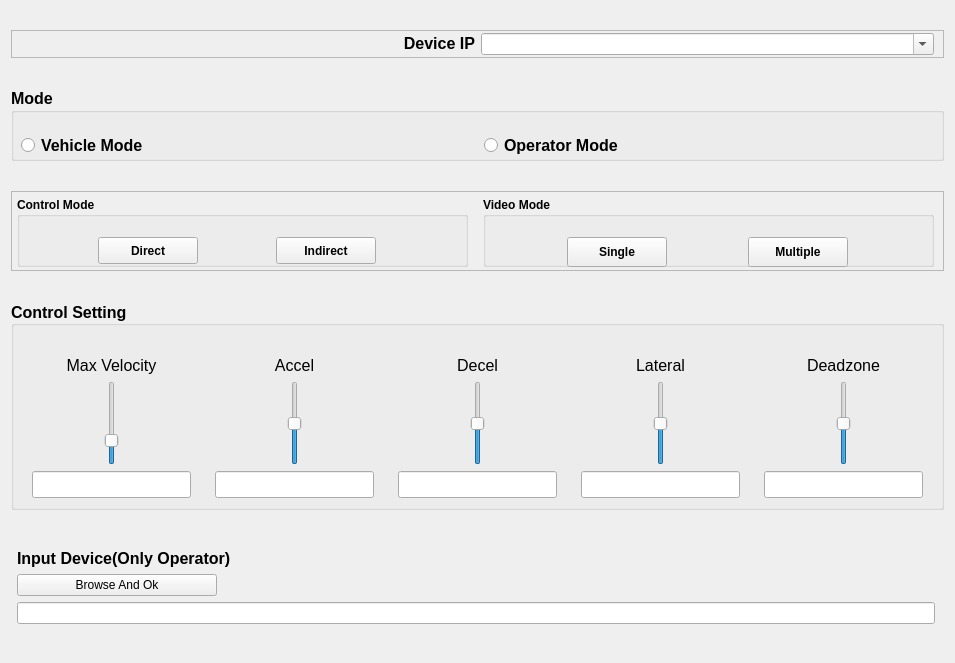
         <widget class="QWidget" name="page_setting">
          <layout class="QVBoxLayout" name="verticalLayout_3">
           <property name="spacing">
            <number>30</number>
           </property>
           <property name="topMargin">
            <number>30</number>
           </property>
           <property name="bottomMargin">
            <number>30</number>
           </property>
           <item alignment="Qt::AlignTop">
            <widget class="QFrame" name="frame_18">
             <property name="sizePolicy">
              <sizepolicy hsizetype="Preferred" vsizetype="Fixed">
               <horstretch>0</horstretch>
               <verstretch>0</verstretch>
              </sizepolicy>
             </property>
             <property name="frameShape">
              <enum>QFrame::StyledPanel</enum>
             </property>
             <property name="frameShadow">
              <enum>QFrame::Raised</enum>
             </property>
             <layout class="QHBoxLayout" name="horizontalLayout_20">
              <property name="topMargin">
               <number>2</number>
              </property>
              <property name="bottomMargin">
               <number>2</number>
              </property>
              <item>
               <widget class="QLabel" name="label">
                <property name="sizePolicy">
                 <sizepolicy hsizetype="Preferred" vsizetype="Fixed">
                  <horstretch>0</horstretch>
                  <verstretch>0</verstretch>
                 </sizepolicy>
                </property>
                <property name="font">
                 <font>
                  <pointsize>12</pointsize>
                  <weight>75</weight>
                  <bold>true</bold>
                 </font>
                </property>
                <property name="text">
                 <string>Device IP</string>
                </property>
                <property name="alignment">
                 <set>Qt::AlignRight|Qt::AlignTrailing|Qt::AlignVCenter</set>
                </property>
               </widget>
              </item>
              <item>
               <widget class="QComboBox" name="ComboBox_IpAddressDevice">
                <property name="editable">
                 <bool>true</bool>
                </property>
               </widget>
              </item>
             </layout>
            </widget>
           </item>
           <item>
            <widget class="QFrame" name="frame_Mode">
             <property name="sizePolicy">
              <sizepolicy hsizetype="Preferred" vsizetype="Preferred">
               <horstretch>0</horstretch>
               <verstretch>0</verstretch>
              </sizepolicy>
             </property>
             <property name="minimumSize">
              <size>
               <width>0</width>
               <height>60</height>
              </size>
             </property>
             <property name="font">
              <font>
               <pointsize>11</pointsize>
              </font>
             </property>
             <property name="frameShape">
              <enum>QFrame::NoFrame</enum>
             </property>
             <property name="frameShadow">
              <enum>QFrame::Raised</enum>
             </property>
             <layout class="QVBoxLayout" name="verticalLayout_8">
              <property name="spacing">
               <number>0</number>
              </property>
              <property name="leftMargin">
               <number>0</number>
              </property>
              <property name="topMargin">
               <number>0</number>
              </property>
              <property name="rightMargin">
               <number>0</number>
              </property>
              <property name="bottomMargin">
               <number>0</number>
              </property>
              <item alignment="Qt::AlignTop">
               <widget class="QGroupBox" name="groupBox_Mode">
                <property name="sizePolicy">
                 <sizepolicy hsizetype="Preferred" vsizetype="Expanding">
                  <horstretch>0</horstretch>
                  <verstretch>0</verstretch>
                 </sizepolicy>
                </property>
                <property name="minimumSize">
                 <size>
                  <width>0</width>
                  <height>50</height>
                 </size>
                </property>
                <property name="font">
                 <font>
                  <pointsize>12</pointsize>
                  <weight>75</weight>
                  <bold>true</bold>
                 </font>
                </property>
                <property name="layoutDirection">
                 <enum>Qt::LeftToRight</enum>
                </property>
                <property name="title">
                 <string>Mode</string>
                </property>
                <property name="flat">
                 <bool>false</bool>
                </property>
                <layout class="QHBoxLayout" name="horizontalLayout_7">
                 <property name="leftMargin">
                  <number>7</number>
                 </property>
                 <property name="topMargin">
                  <number>20</number>
                 </property>
                 <property name="rightMargin">
                  <number>0</number>
                 </property>
                 <property name="bottomMargin">
                  <number>0</number>
                 </property>
                 <item alignment="Qt::AlignVCenter">
                  <widget class="QRadioButton" name="radioButton_Vehicle">
                   <property name="text">
                    <string>Vehicle Mode</string>
                   </property>
                  </widget>
                 </item>
                 <item>
                  <widget class="QRadioButton" name="radioButton_Operator">
                   <property name="text">
                    <string>Operator Mode</string>
                   </property>
                  </widget>
                 </item>
                </layout>
               </widget>
              </item>
             </layout>
            </widget>
           </item>
           <item>
            <widget class="QFrame" name="frame_7">
             <property name="sizePolicy">
              <sizepolicy hsizetype="Preferred" vsizetype="Expanding">
               <horstretch>0</horstretch>
               <verstretch>0</verstretch>
              </sizepolicy>
             </property>
             <property name="minimumSize">
              <size>
               <width>0</width>
               <height>80</height>
              </size>
             </property>
             <property name="maximumSize">
              <size>
               <width>16777215</width>
               <height>80</height>
              </size>
             </property>
             <property name="frameShape">
              <enum>QFrame::StyledPanel</enum>
             </property>
             <property name="frameShadow">
              <enum>QFrame::Raised</enum>
             </property>
             <layout class="QHBoxLayout" name="horizontalLayout_16">
              <property name="spacing">
               <number>15</number>
              </property>
              <property name="leftMargin">
               <number>5</number>
              </property>
              <property name="topMargin">
               <number>5</number>
              </property>
              <property name="bottomMargin">
               <number>40</number>
              </property>
              <item>
               <widget class="QGroupBox" name="groupBox">
                <property name="sizePolicy">
                 <sizepolicy hsizetype="Preferred" vsizetype="Preferred">
                  <horstretch>0</horstretch>
                  <verstretch>0</verstretch>
                 </sizepolicy>
                </property>
                <property name="minimumSize">
                 <size>
                  <width>0</width>
                  <height>70</height>
                 </size>
                </property>
                <property name="maximumSize">
                 <size>
                  <width>16777215</width>
                  <height>70</height>
                 </size>
                </property>
                <property name="font">
                 <font>
                  <weight>75</weight>
                  <bold>true</bold>
                 </font>
                </property>
                <property name="title">
                 <string>Control Mode</string>
                </property>
                <layout class="QHBoxLayout" name="horizontalLayout_17">
                 <property name="spacing">
                  <number>0</number>
                 </property>
                 <property name="leftMargin">
                  <number>0</number>
                 </property>
                 <property name="topMargin">
                  <number>20</number>
                 </property>
                 <property name="bottomMargin">
                  <number>0</number>
                 </property>
                 <item>
                  <widget class="QPushButton" name="PushButton_DirectControl">
                   <property name="sizePolicy">
                    <sizepolicy hsizetype="Expanding" vsizetype="Preferred">
                     <horstretch>0</horstretch>
                     <verstretch>0</verstretch>
                    </sizepolicy>
                   </property>
                   <property name="maximumSize">
                    <size>
                     <width>100</width>
                     <height>30</height>
                    </size>
                   </property>
                   <property name="text">
                    <string>Direct</string>
                   </property>
                  </widget>
                 </item>
                 <item>
                  <widget class="QPushButton" name="PushButton_IndirectControl">
                   <property name="sizePolicy">
                    <sizepolicy hsizetype="Expanding" vsizetype="Preferred">
                     <horstretch>0</horstretch>
                     <verstretch>0</verstretch>
                    </sizepolicy>
                   </property>
                   <property name="maximumSize">
                    <size>
                     <width>100</width>
                     <height>30</height>
                    </size>
                   </property>
                   <property name="text">
                    <string>Indirect</string>
                   </property>
                  </widget>
                 </item>
                </layout>
               </widget>
              </item>
              <item>
               <widget class="QGroupBox" name="groupBox_2">
                <property name="sizePolicy">
                 <sizepolicy hsizetype="Preferred" vsizetype="Preferred">
                  <horstretch>0</horstretch>
                  <verstretch>0</verstretch>
                 </sizepolicy>
                </property>
                <property name="minimumSize">
                 <size>
                  <width>0</width>
                  <height>70</height>
                 </size>
                </property>
                <property name="maximumSize">
                 <size>
                  <width>16777215</width>
                  <height>70</height>
                 </size>
                </property>
                <property name="font">
                 <font>
                  <weight>75</weight>
                  <bold>true</bold>
                 </font>
                </property>
                <property name="title">
                 <string>Video Mode</string>
                </property>
                <layout class="QHBoxLayout" name="horizontalLayout_18">
                 <property name="spacing">
                  <number>0</number>
                 </property>
                 <property name="leftMargin">
                  <number>0</number>
                 </property>
                 <property name="topMargin">
                  <number>20</number>
                 </property>
                 <property name="rightMargin">
                  <number>0</number>
                 </property>
                 <property name="bottomMargin">
                  <number>0</number>
                 </property>
                 <item>
                  <widget class="QPushButton" name="PushButton_VideoMode_Single">
                   <property name="sizePolicy">
                    <sizepolicy hsizetype="Expanding" vsizetype="Preferred">
                     <horstretch>0</horstretch>
                     <verstretch>0</verstretch>
                    </sizepolicy>
                   </property>
                   <property name="minimumSize">
                    <size>
                     <width>0</width>
                     <height>30</height>
                    </size>
                   </property>
                   <property name="maximumSize">
                    <size>
                     <width>100</width>
                     <height>30</height>
                    </size>
                   </property>
                   <property name="text">
                    <string>Single</string>
                   </property>
                  </widget>
                 </item>
                 <item alignment="Qt::AlignVCenter">
                  <widget class="QPushButton" name="PushButton_VideoMode_Multiple">
                   <property name="sizePolicy">
                    <sizepolicy hsizetype="Expanding" vsizetype="Preferred">
                     <horstretch>0</horstretch>
                     <verstretch>0</verstretch>
                    </sizepolicy>
                   </property>
                   <property name="minimumSize">
                    <size>
                     <width>0</width>
                     <height>30</height>
                    </size>
                   </property>
                   <property name="maximumSize">
                    <size>
                     <width>100</width>
                     <height>30</height>
                    </size>
                   </property>
                   <property name="text">
                    <string>Multiple</string>
                   </property>
                  </widget>
                 </item>
                </layout>
               </widget>
              </item>
             </layout>
            </widget>
           </item>
           <item>
            <widget class="QGroupBox" name="groupBox_ControlSense">
             <property name="sizePolicy">
              <sizepolicy hsizetype="Preferred" vsizetype="Expanding">
               <horstretch>0</horstretch>
               <verstretch>0</verstretch>
              </sizepolicy>
             </property>
             <property name="font">
              <font>
               <pointsize>12</pointsize>
               <weight>75</weight>
               <bold>true</bold>
              </font>
             </property>
             <property name="inputMethodHints">
              <set>Qt::ImhNone</set>
             </property>
             <property name="title">
              <string>Control Setting</string>
             </property>
             <property name="alignment">
              <set>Qt::AlignLeading|Qt::AlignLeft|Qt::AlignVCenter</set>
             </property>
             <layout class="QHBoxLayout" name="horizontalLayout_6">
              <property name="topMargin">
               <number>30</number>
              </property>
              <item>
               <widget class="QFrame" name="frame_38">
                <property name="frameShape">
                 <enum>QFrame::NoFrame</enum>
                </property>
                <property name="frameShadow">
                 <enum>QFrame::Raised</enum>
                </property>
                <layout class="QVBoxLayout" name="verticalLayout_52">
                 <property name="topMargin">
                  <number>0</number>
                 </property>
                 <property name="bottomMargin">
                  <number>0</number>
                 </property>
                 <item>
                  <widget class="QLabel" name="label_MaxVelocity">
                   <property name="sizePolicy">
                    <sizepolicy hsizetype="Preferred" vsizetype="Fixed">
                     <horstretch>0</horstretch>
                     <verstretch>0</verstretch>
                    </sizepolicy>
                   </property>
                   <property name="font">
                    <font>
                     <weight>50</weight>
                     <bold>false</bold>
                    </font>
                   </property>
                   <property name="text">
                    <string>Max Velocity</string>
                   </property>
                   <property name="alignment">
                    <set>Qt::AlignCenter</set>
                   </property>
                  </widget>
                 </item>
                 <item>
                  <widget class="QSlider" name="verticalSlider_MaxVelocity">
                   <property name="sizePolicy">
                    <sizepolicy hsizetype="Preferred" vsizetype="Expanding">
                     <horstretch>0</horstretch>
                     <verstretch>0</verstretch>
                    </sizepolicy>
                   </property>
                   <property name="minimum">
                    <number>10</number>
                   </property>
                   <property name="maximum">
                    <number>50</number>
                   </property>
                   <property name="value">
                    <number>20</number>
                   </property>
                   <property name="orientation">
                    <enum>Qt::Vertical</enum>
                   </property>
                   <property name="tickPosition">
                    <enum>QSlider::NoTicks</enum>
                   </property>
                   <property name="tickInterval">
                    <number>1</number>
                   </property>
                  </widget>
                 </item>
                 <item>
                  <widget class="QLineEdit" name="lineEdit_MaxVelocity">
                   <property name="sizePolicy">
                    <sizepolicy hsizetype="Preferred" vsizetype="Fixed">
                     <horstretch>0</horstretch>
                     <verstretch>0</verstretch>
                    </sizepolicy>
                   </property>
                   <property name="text">
                    <string/>
                   </property>
                   <property name="alignment">
                    <set>Qt::AlignCenter</set>
                   </property>
                  </widget>
                 </item>
                </layout>
               </widget>
              </item>
              <item>
               <widget class="QFrame" name="frame_14">
                <property name="frameShape">
                 <enum>QFrame::NoFrame</enum>
                </property>
                <property name="frameShadow">
                 <enum>QFrame::Raised</enum>
                </property>
                <layout class="QVBoxLayout" name="verticalLayout_48">
                 <property name="topMargin">
                  <number>0</number>
                 </property>
                 <property name="bottomMargin">
                  <number>0</number>
                 </property>
                 <item>
                  <widget class="QLabel" name="label_ControlAccel">
                   <property name="sizePolicy">
                    <sizepolicy hsizetype="Preferred" vsizetype="Fixed">
                     <horstretch>0</horstretch>
                     <verstretch>0</verstretch>
                    </sizepolicy>
                   </property>
                   <property name="font">
                    <font>
                     <weight>50</weight>
                     <bold>false</bold>
                    </font>
                   </property>
                   <property name="text">
                    <string>Accel</string>
                   </property>
                   <property name="alignment">
                    <set>Qt::AlignCenter</set>
                   </property>
                  </widget>
                 </item>
                 <item>
                  <widget class="QSlider" name="verticalSlider_ControlAccel">
                   <property name="sizePolicy">
                    <sizepolicy hsizetype="Preferred" vsizetype="Expanding">
                     <horstretch>0</horstretch>
                     <verstretch>0</verstretch>
                    </sizepolicy>
                   </property>
                   <property name="font">
                    <font>
                     <pointsize>11</pointsize>
                    </font>
                   </property>
                   <property name="minimum">
                    <number>1</number>
                   </property>
                   <property name="maximum">
                    <number>100</number>
                   </property>
                   <property name="value">
                    <number>50</number>
                   </property>
                   <property name="orientation">
                    <enum>Qt::Vertical</enum>
                   </property>
                   <property name="tickPosition">
                    <enum>QSlider::NoTicks</enum>
                   </property>
                   <property name="tickInterval">
                    <number>1</number>
                   </property>
                  </widget>
                 </item>
                 <item>
                  <widget class="QLineEdit" name="lineEdit_ControlAccel">
                   <property name="sizePolicy">
                    <sizepolicy hsizetype="Preferred" vsizetype="Fixed">
                     <horstretch>0</horstretch>
                     <verstretch>0</verstretch>
                    </sizepolicy>
                   </property>
                   <property name="text">
                    <string/>
                   </property>
                   <property name="cursorPosition">
                    <number>0</number>
                   </property>
                   <property name="alignment">
                    <set>Qt::AlignCenter</set>
                   </property>
                  </widget>
                 </item>
                </layout>
               </widget>
              </item>
              <item>
               <widget class="QFrame" name="frame_35">
                <property name="frameShape">
                 <enum>QFrame::NoFrame</enum>
                </property>
                <property name="frameShadow">
                 <enum>QFrame::Raised</enum>
                </property>
                <layout class="QVBoxLayout" name="verticalLayout_49">
                 <property name="topMargin">
                  <number>0</number>
                 </property>
                 <property name="bottomMargin">
                  <number>0</number>
                 </property>
                 <item>
                  <widget class="QLabel" name="label_ControlDecel">
                   <property name="sizePolicy">
                    <sizepolicy hsizetype="Preferred" vsizetype="Fixed">
                     <horstretch>0</horstretch>
                     <verstretch>0</verstretch>
                    </sizepolicy>
                   </property>
                   <property name="font">
                    <font>
                     <weight>50</weight>
                     <bold>false</bold>
                    </font>
                   </property>
                   <property name="text">
                    <string>Decel</string>
                   </property>
                   <property name="alignment">
                    <set>Qt::AlignCenter</set>
                   </property>
                  </widget>
                 </item>
                 <item>
                  <widget class="QSlider" name="verticalSlider_ControlDecel">
                   <property name="sizePolicy">
                    <sizepolicy hsizetype="Preferred" vsizetype="Expanding">
                     <horstretch>0</horstretch>
                     <verstretch>0</verstretch>
                    </sizepolicy>
                   </property>
                   <property name="minimum">
                    <number>1</number>
                   </property>
                   <property name="maximum">
                    <number>100</number>
                   </property>
                   <property name="value">
                    <number>50</number>
                   </property>
                   <property name="orientation">
                    <enum>Qt::Vertical</enum>
                   </property>
                   <property name="tickPosition">
                    <enum>QSlider::NoTicks</enum>
                   </property>
                   <property name="tickInterval">
                    <number>1</number>
                   </property>
                  </widget>
                 </item>
                 <item>
                  <widget class="QLineEdit" name="lineEdit_ControlDecel">
                   <property name="sizePolicy">
                    <sizepolicy hsizetype="Preferred" vsizetype="Fixed">
                     <horstretch>0</horstretch>
                     <verstretch>0</verstretch>
                    </sizepolicy>
                   </property>
                   <property name="text">
                    <string/>
                   </property>
                   <property name="alignment">
                    <set>Qt::AlignCenter</set>
                   </property>
                  </widget>
                 </item>
                </layout>
               </widget>
              </item>
              <item>
               <widget class="QFrame" name="frame_36">
                <property name="frameShape">
                 <enum>QFrame::NoFrame</enum>
                </property>
                <property name="frameShadow">
                 <enum>QFrame::Raised</enum>
                </property>
                <layout class="QVBoxLayout" name="verticalLayout_50">
                 <property name="topMargin">
                  <number>0</number>
                 </property>
                 <property name="bottomMargin">
                  <number>0</number>
                 </property>
                 <item>
                  <widget class="QLabel" name="label_ControlLateral">
                   <property name="sizePolicy">
                    <sizepolicy hsizetype="Preferred" vsizetype="Fixed">
                     <horstretch>0</horstretch>
                     <verstretch>0</verstretch>
                    </sizepolicy>
                   </property>
                   <property name="font">
                    <font>
                     <weight>50</weight>
                     <bold>false</bold>
                    </font>
                   </property>
                   <property name="text">
                    <string>Lateral</string>
                   </property>
                   <property name="alignment">
                    <set>Qt::AlignCenter</set>
                   </property>
                  </widget>
                 </item>
                 <item>
                  <widget class="QSlider" name="verticalSlider_ControlLateral">
                   <property name="sizePolicy">
                    <sizepolicy hsizetype="Preferred" vsizetype="Expanding">
                     <horstretch>0</horstretch>
                     <verstretch>0</verstretch>
                    </sizepolicy>
                   </property>
                   <property name="minimum">
                    <number>1</number>
                   </property>
                   <property name="maximum">
                    <number>100</number>
                   </property>
                   <property name="value">
                    <number>50</number>
                   </property>
                   <property name="orientation">
                    <enum>Qt::Vertical</enum>
                   </property>
                   <property name="tickPosition">
                    <enum>QSlider::NoTicks</enum>
                   </property>
                   <property name="tickInterval">
                    <number>1</number>
                   </property>
                  </widget>
                 </item>
                 <item>
                  <widget class="QLineEdit" name="lineEdit_ControlLateral">
                   <property name="sizePolicy">
                    <sizepolicy hsizetype="Preferred" vsizetype="Fixed">
                     <horstretch>0</horstretch>
                     <verstretch>0</verstretch>
                    </sizepolicy>
                   </property>
                   <property name="text">
                    <string/>
                   </property>
                   <property name="alignment">
                    <set>Qt::AlignCenter</set>
                   </property>
                  </widget>
                 </item>
                </layout>
               </widget>
              </item>
              <item>
               <widget class="QFrame" name="frame_37">
                <property name="frameShape">
                 <enum>QFrame::NoFrame</enum>
                </property>
                <property name="frameShadow">
                 <enum>QFrame::Raised</enum>
                </property>
                <layout class="QVBoxLayout" name="verticalLayout_51">
                 <property name="topMargin">
                  <number>0</number>
                 </property>
                 <property name="bottomMargin">
                  <number>0</number>
                 </property>
                 <item>
                  <widget class="QLabel" name="label_Deadzone">
                   <property name="sizePolicy">
                    <sizepolicy hsizetype="Preferred" vsizetype="Fixed">
                     <horstretch>0</horstretch>
                     <verstretch>0</verstretch>
                    </sizepolicy>
                   </property>
                   <property name="font">
                    <font>
                     <weight>50</weight>
                     <bold>false</bold>
                    </font>
                   </property>
                   <property name="text">
                    <string>Deadzone</string>
                   </property>
                   <property name="alignment">
                    <set>Qt::AlignCenter</set>
                   </property>
                  </widget>
                 </item>
                 <item>
                  <widget class="QSlider" name="verticalSlider_Deadzone">
                   <property name="sizePolicy">
                    <sizepolicy hsizetype="Preferred" vsizetype="Expanding">
                     <horstretch>0</horstretch>
                     <verstretch>0</verstretch>
                    </sizepolicy>
                   </property>
                   <property name="minimum">
                    <number>1</number>
                   </property>
                   <property name="maximum">
                    <number>100</number>
                   </property>
                   <property name="value">
                    <number>50</number>
                   </property>
                   <property name="orientation">
                    <enum>Qt::Vertical</enum>
                   </property>
                   <property name="tickPosition">
                    <enum>QSlider::NoTicks</enum>
                   </property>
                   <property name="tickInterval">
                    <number>1</number>
                   </property>
                  </widget>
                 </item>
                 <item>
                  <widget class="QLineEdit" name="lineEdit_Deadzone">
                   <property name="sizePolicy">
                    <sizepolicy hsizetype="Preferred" vsizetype="Fixed">
                     <horstretch>0</horstretch>
                     <verstretch>0</verstretch>
                    </sizepolicy>
                   </property>
                   <property name="text">
                    <string/>
                   </property>
                   <property name="alignment">
                    <set>Qt::AlignCenter</set>
                   </property>
                  </widget>
                 </item>
                </layout>
               </widget>
              </item>
             </layout>
            </widget>
           </item>
           <item>
            <widget class="QFrame" name="frame_inputDevice">
             <property name="frameShape">
              <enum>QFrame::NoFrame</enum>
             </property>
             <property name="frameShadow">
              <enum>QFrame::Raised</enum>
             </property>
             <layout class="QVBoxLayout" name="verticalLayout_10">
              <property name="leftMargin">
               <number>6</number>
              </property>
              <item>
               <widget class="QLabel" name="Label_InputDevice">
                <property name="font">
                 <font>
                  <pointsize>12</pointsize>
                  <weight>75</weight>
                  <bold>true</bold>
                 </font>
                </property>
                <property name="text">
                 <string>Input Device(Only Operator)</string>
                </property>
               </widget>
              </item>
              <item>
               <widget class="QPushButton" name="BrowseAndOkBtn">
                <property name="sizePolicy">
                 <sizepolicy hsizetype="Preferred" vsizetype="Fixed">
                  <horstretch>0</horstretch>
                  <verstretch>0</verstretch>
                 </sizepolicy>
                </property>
                <property name="minimumSize">
                 <size>
                  <width>100</width>
                  <height>0</height>
                 </size>
                </property>
                <property name="maximumSize">
                 <size>
                  <width>200</width>
                  <height>16777215</height>
                 </size>
                </property>
                <property name="text">
                 <string>Browse And Ok</string>
                </property>
               </widget>
              </item>
              <item>
               <widget class="QLineEdit" name="LineEdit_PathToInputDevice"/>
              </item>
             </layout>
            </widget>
           </item>
          </layout>
         </widget>
